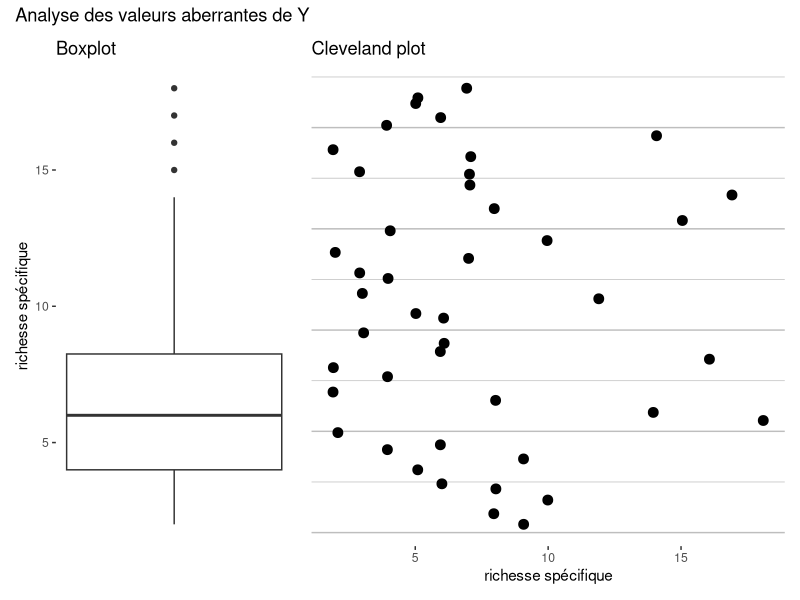
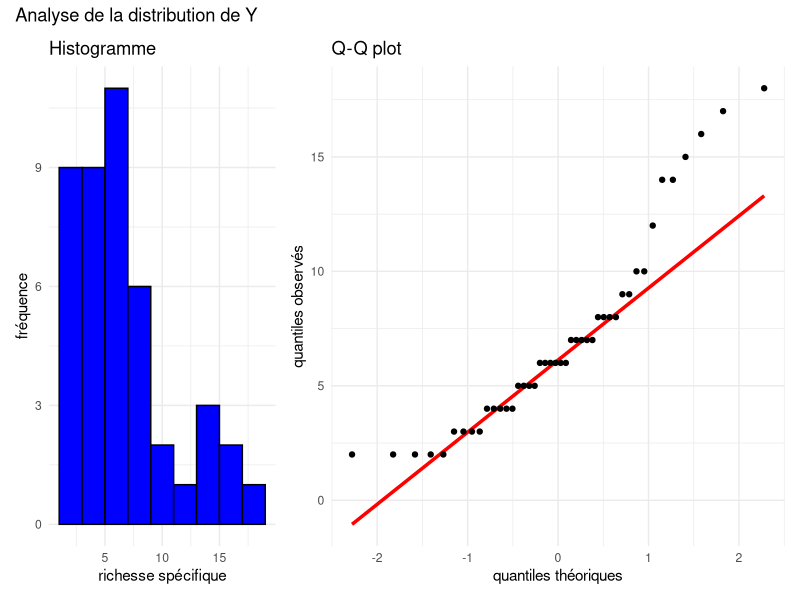

These figures' R source, in order:
## ---- chunk 1
#importation
dataAnts <- read.table("BogAnts.txt", dec=".", header = TRUE)

#Passer la localisation en facteur 
dataAnts$Location<-as.factor(dataAnts$Location)

#vérification du type des variables 
str(dataAnts)
## ---- chunk 2
library(ggplot2)
library(patchwork)
## ---- chunk 3

# Boxplot 
bp <- ggplot(data = dataAnts, aes(y = Nsp))+
  geom_boxplot()+
  labs(title = "Boxplot",
       y = "richesse spécifique")+
  theme(
    panel.background = element_rect(fill="white"),
    panel.grid.major = element_blank(),
    panel.grid.minor = element_blank(),
    axis.text.x = element_blank(),
    axis.ticks.x = element_blank()
  )

# Cleveland plot 
cp <- ggplot(data = dataAnts, aes(x = Nsp, y = 1:nrow(dataAnts)))+
  geom_jitter(width = 0.1, size = 3, color = "black")+
  labs(title = "Cleveland plot",
       x = "richesse spécifique")+
  theme(
    panel.background = element_rect(fill="white"),
    panel.grid.major.y = element_line(color="gray"),
    panel.grid.minor.y = element_line(color="gray"),
    panel.grid.major.x = element_blank(),
    panel.grid.minor.x = element_blank(),
    axis.text.y = element_blank(),
    axis.ticks.y = element_blank(),
    axis.title.y = element_blank(),
  )

## Affichage 
(bp + cp) + 
  plot_layout(widths = c(1, 2)) + 
  plot_annotation(title = "Analyse des valeurs aberrantes de Y")
## ---- chunk 4

# Histogramme 
hg <- ggplot(data = dataAnts, aes(x = Nsp))+
  geom_histogram(binwidth = 2, fill = "blue", color = "black")+
  theme_minimal()+
  labs(title = "Histogramme",
       x = "richesse spécifique",
       y = "fréquence")

qqp <- ggplot(data = dataAnts, aes(sample = Nsp))+
  geom_qq_line(color = "red", size = 1.2)+
  geom_qq()+
  theme_minimal()+
  labs(title = "Q-Q plot",
       x = "quantiles théoriques",
       y = "quantiles observés")

# Affichage
(hg + qqp) +
  plot_layout(widths = c(1, 2)) + 
  plot_annotation(title = "Analyse de la distribution de Y")

## ---- chunk 5
summary(dataAnts$Location)
